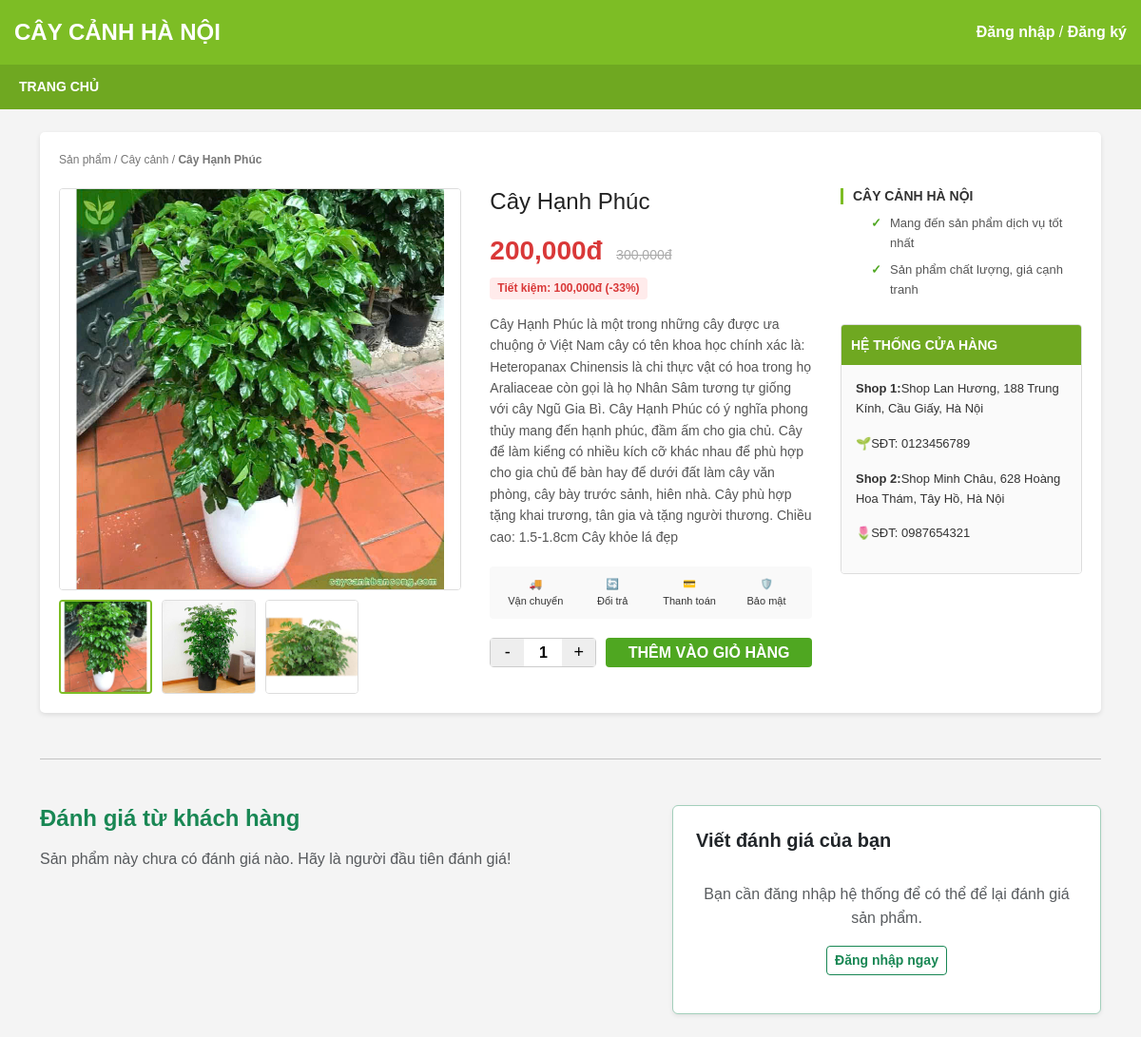
Page /product/9 on the committed database.
### models.py (models this page shows)
class Product(db.Model):
    id = db.Column(db.Integer, primary_key=True)
    name = db.Column(db.String(200), nullable=False)
    category = db.Column(db.String(100), nullable=False)
    old_price = db.Column(db.Integer)
    new_price = db.Column(db.Integer, nullable=False)
    description = db.Column(db.Text)
    sold_count = db.Column(db.Integer, default=0)
    images = db.relationship('ProductImage', backref='product', cascade="all, delete-orphan", lazy=True)
    reviews = db.relationship('Review', backref='product', cascade="all, delete-orphan", lazy=True)

class ProductImage(db.Model):
    id = db.Column(db.Integer, primary_key=True)
    image_url = db.Column(db.String(500), nullable=False)
    product_id = db.Column(db.Integer, db.ForeignKey('product.id'), nullable=False)

### routes/product.py (the view)
@product_bp.route('/product/<int:product_id>')
def detail(product_id):
    product = Product.query.get_or_404(product_id)
    tiet_kiem = 0
    phan_tram = 0
    if product.old_price and product.old_price > product.new_price:
        tiet_kiem = product.old_price - product.new_price
        phan_tram = int((tiet_kiem / product.old_price) * 100)
    reviews = Review.query.filter_by(product_id=product_id).order_by(Review.created_at.desc()).all()
    avg_rating = 0
    if reviews:
        avg_rating = round(sum(r.rating for r in reviews) / len(reviews), 1)
    return render_template('product_detail.html',
                           product=product,
                           tiet_kiem=tiet_kiem,
                           phan_tram_giam=phan_tram,
                           reviews=reviews,
                           avg_rating=avg_rating)

### templates/product_detail.html (shortened to what this page needs)
{% extends 'base.html' %}
{% block content %}
<main class="trang-chinh">
    <div class="duong-dan">Sản phẩm / {{ product.category }} / <b>{{ product.name }}</b></div>
    <div class="bo-cuc-3-cot">
        <div>
            {% if product.images %}
                <img class="anh-chinh" id="mainImg" src="{{ url_for('static', filename=product.images[0].image_url) }}" alt="{{ product.name }}">
                <div class="danh-sach-anh-nho">
                    {% for img in product.images %}
                        <img class="anh-nho {% if loop.first %}kich-hoat{% endif %}" src="{{ url_for('static', filename=img.image_url) }}" onclick="changeImage(this)">
                    {% endfor %}
                </div>
            {% else %}
                <img class="anh-chinh" src="https://images.unsplash.com/photo-1614594975525-e45190c55d0b?auto=format&fit=crop&q=80&w=600">
            {% endif %}
        </div>
        <div>
            <h1 class="ten-san-pham">{{ product.name }}</h1>
            <div class="khung-gia">
                <span class="gia-moi">{{ "{:,}".format(product.new_price) }}đ</span>
                {% if product.old_price %}
                    <span class="gia-cu">{{ "{:,}".format(product.old_price) }}đ</span><br>
                    <span class="tiet-kiem">Tiết kiệm: {{ "{:,}".format(tiet_kiem) }}đ (-{{ phan_tram_giam }}%)</span>
                {% endif %}
            </div>
            <p class="mo-ta">{{ product.description }}</p>
            <div class="chinh-sach-icon">
                <div>🚚<br>Vận chuyển</div><div>🔄<br>Đổi trả</div><div>💳<br>Thanh toán</div><div>🛡️<br>Bảo mật</div>
            </div>
            <div class="khung-mua-hang">
                <div class="so-luong">
                    <button onclick="changeQty(-1)">-</button><input type="text" id="qty" value="1" readonly><button onclick="changeQty(1)">+</button>
                </div>
                <button class="nut-them-gio" onclick="alert('📢 Liên hệ với SĐT: 0123456789 hoặc 0987654321 để đặt hàng❗')">Thêm vào giỏ hàng</button>
            </div>
        </div>
        <div>
            <h3 class="tieu-de-cot-3">Cây Cảnh Hà Nội</h3>
            <ul class="danh-sach-cam-ket">
                <li>Mang đến sản phẩm dịch vụ tốt nhất</li><li>Sản phẩm chất lượng, giá cạnh tranh</li>
            </ul>
            <div class="hop-cua-hang">
                <div class="hop-tieu-de">Hệ thống cửa hàng</div>
                <div class="hop-noi-dung">
                    <p><b>Shop 1:</b>Shop Lan Hương, 188 Trung Kính, Cầu Giấy, Hà Nội</p> <p>🌱SĐT: 0123456789 </p>
                    <p><b>Shop 2:</b>Shop Minh Châu, 628 Hoàng Hoa Thám, Tây Hồ, Hà Nội</p> <p>🌷SĐT: 0987654321 </p></div>
            </div>
        </div>
    </div>
</main>
<hr class="my-5">
    <div class="row mt-4">
        <div class="col-md-7">
            <h4 class="fw-bold text-success mb-3">
                Đánh giá từ khách hàng
            </h4>
            {% if reviews %}
                <div class="review-list" style="max-height: 500px; overflow-y: auto;">
                    {% for r in reviews %}
                        <div class="card mb-3 border-0 shadow-sm bg-light">
                            <div class="card-body">
                                <div class="d-flex justify-content-between align-items-center mb-1">
                                    <b class="text-dark">{{ r.user.username }}</b>
                                    <small class="text-muted">{{ r.created_at.strftime('%d/%m/%Y %H:%M') }}</small>
                                </div>
                                <div class="text-warning mb-2">
                                    {% for i in range(r.rating) %}⭐{% endfor %}
                                </div>
                                <p class="card-text text-secondary mb-0">{{ r.comment }}</p>
                            </div>
                        </div>
                    {% endfor %}
                </div>
            {% else %}
                <p class="text-muted italic">Sản phẩm này chưa có đánh giá nào. Hãy là người đầu tiên đánh giá!</p>
            {% endif %}
        </div>
        <div class="col-md-5">
            <div class="p-4 bg-white rounded shadow-sm border border-success-subtle">
                <h5 class="fw-bold text-dark mb-3">Viết đánh giá của bạn</h5>
                {% if current_user.is_authenticated %}
                    <form method="POST" action="{{ url_for('product.add_review', product_id=product.id) }}">
                        <div class="mb-3">
                            <label class="form-label fw-bold">Chọn mức độ hài lòng:</label>
                            <select name="rating" class="form-select text-warning fw-bold" required>
                                <option value="5" class="text-warning">⭐⭐⭐⭐⭐ (Xuất sắc)</option>
                                <option value="4" class="text-warning">⭐⭐⭐⭐ (Tốt)</option>
                                <option value="3" class="text-warning">⭐⭐⭐ (Bình thường)</option>
                                <option value="2" class="text-warning">⭐⭐ (Kém)</option>
                                <option value="1" class="text-warning">⭐ (Quá tệ)</option>
                            </select>
                        </div>
                        <div class="mb-3">
                            <label class="form-label fw-bold">Nội dung nhận xét:</label>
                            <textarea name="comment" class="form-control" rows="4" placeholder="Chia sẻ trải nghiệm của bạn về loại cây này..." required></textarea>
                        </div>
                        <button type="submit" class="btn btn-success w-100 fw-bold" style="background-color: #6fa821;">Gửi đánh giá ngay</button>
                    </form>
                {% else %}
                    <div class="text-center py-3">
                        <p class="text-muted mb-3">Bạn cần đăng nhập hệ thống để có thể để lại đánh giá sản phẩm.</p>
                        <a href="{{ url_for('auth.login') }}" class="btn btn-outline-success fw-bold btn-sm">Đăng nhập ngay</a>
                    </div>
                {% endif %}
            </div>
        </div>
    </div>
{% endblock %}

### templates/base.html (style rules this page uses)
* { box-sizing: border-box; margin: 0; padding: 0; font-family: Arial, sans-serif; }
body { background-color: #f4f4f4; color: #333; line-height: 1.6; }
a { text-decoration: none; color: inherit; }

### templates/product_detail.html (style rules this page uses)
.trang-chinh { max-width: 1200px; margin: 0 auto; background: white; padding: 20px; border-radius: 5px; box-shadow: 0 2px 5px rgba(0,0,0,0.1); }
.duong-dan { font-size: 12px; color: #777; margin-bottom: 20px; }
.bo-cuc-3-cot { display: grid; grid-template-columns: 5fr 4fr 3fr; gap: 30px; }
.anh-chinh { width: 100%; border: 1px solid #ddd; border-radius: 4px; }
.danh-sach-anh-nho { display: grid; grid-template-columns: repeat(4, 1fr); gap: 10px; margin-top: 10px; }
.anh-nho { width: 100%; border: 1px solid #ddd; border-radius: 4px; cursor: pointer; }
.anh-nho.kich-hoat { border-color: #7dbd25; border-width: 2px; }
.ten-san-pham { font-size: 24px; color: #222; margin-bottom: 10px; }
.khung-gia { margin: 15px 0; }
.gia-moi { font-size: 28px; color: #d93838; font-weight: bold; }
.gia-cu { font-size: 14px; color: #aaa; text-decoration: line-through; margin-left: 10px; }
.tiet-kiem { display: inline-block; background: #ffebeb; color: #d93838; font-size: 12px; padding: 2px 8px; border-radius: 4px; margin-top: 5px; font-weight: bold; }
.mo-ta { font-size: 14px; color: #555; margin-bottom: 20px; }
.chinh-sach-icon { display: grid; grid-template-columns: repeat(4, 1fr); gap: 5px; text-align: center; font-size: 11px; background: #f9f9f9; padding: 10px; border-radius: 4px; margin-bottom: 20px; }
.khung-mua-hang { display: flex; gap: 10px; margin-bottom: 20px; }
.so-luong { display: flex; border: 1px solid #ccc; border-radius: 4px; }
.so-luong button { width: 35px; background: #eee; border: none; font-size: 18px; cursor: pointer; }
.so-luong input { width: 40px; text-align: center; border: none; font-weight: bold; }
.nut-them-gio { flex: 1; background: #4fa721; color: white; border: none; border-radius: 4px; font-weight: bold; font-size: 16px; cursor: pointer; text-transform: uppercase; }
.tieu-de-cot-3 { font-size: 14px; text-transform: uppercase; font-weight: bold; margin-bottom: 10px; border-left: 3px solid #7dbd25; padding-left: 10px; }
.danh-sach-cam-ket { list-style: none; font-size: 13px; color: #555; margin-bottom: 25px; }
.danh-sach-cam-ket li { margin-bottom: 8px; position: relative; padding-left: 20px; }
.danh-sach-cam-ket li::before { content: "✓"; color: #4fa721; position: absolute; left: 0; font-weight: bold; }
.hop-cua-hang { border: 1px solid #ddd; border-radius: 4px; overflow: hidden; }
.hop-tieu-de { background: #6fa821; color: white; padding: 10px; font-weight: bold; font-size: 14px; text-transform: uppercase; }
.hop-noi-dung { padding: 15px; font-size: 13px; background: #fafafa; }

### rows in the picture
Product: category "Cây cảnh", name "Cây Hạnh Phúc", new_price "200,000", old_price "300,000", description "Cây Hạnh Phúc là một trong những cây được ưa chuộng ở Việt Nam cây có tên khoa học chính xác là: Heteropanax Chinensis là chi thực vật có hoa trong họ Araliaceae còn gọi là họ Nhân Sâm tương tự giống với cây Ngũ Gia Bì. Cây Hạnh Phúc có ý nghĩa phong thủy mang đến hạnh phúc, đầm ấm cho gia chủ. Cây để làm kiểng có nhiều kích cỡ khác nhau để phù hợp cho gia chủ để bàn hay để dưới đất làm cây văn phòng, cây bày trước sảnh, hiên nhà. Cây phù hợp tặng khai trương, tân gia và tặng người thương. Chiều cao: 1.5-1.8cm Cây khỏe lá đẹp"
ProductImage: image_url (picture)
ProductImage: image_url (picture)
ProductImage: image_url (picture)

### other values in the picture
{{ "{:,}".format(tiet_kiem) }} "100,000"
{{ phan_tram_giam }} "33"
